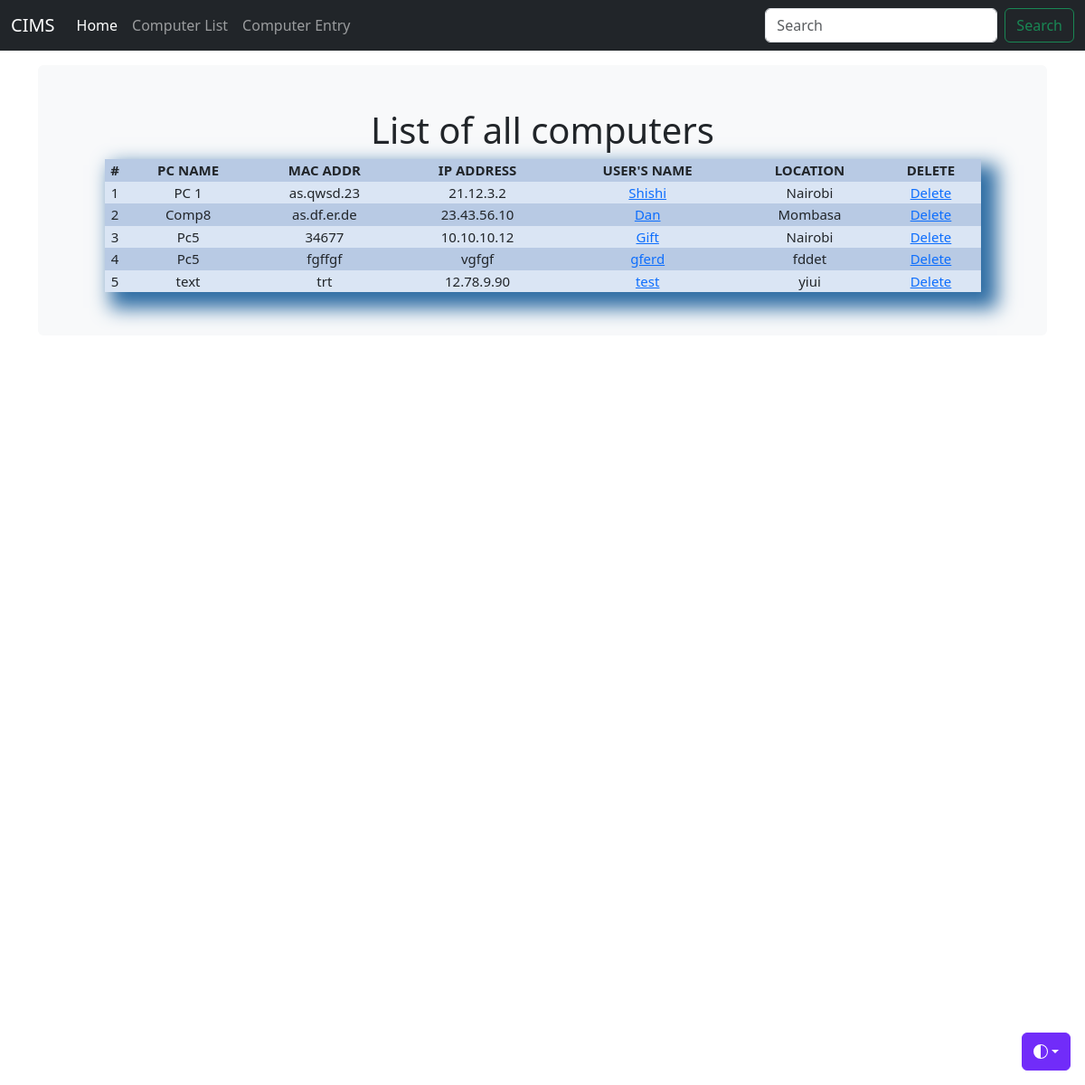
The app's page /computer_list/, older data.
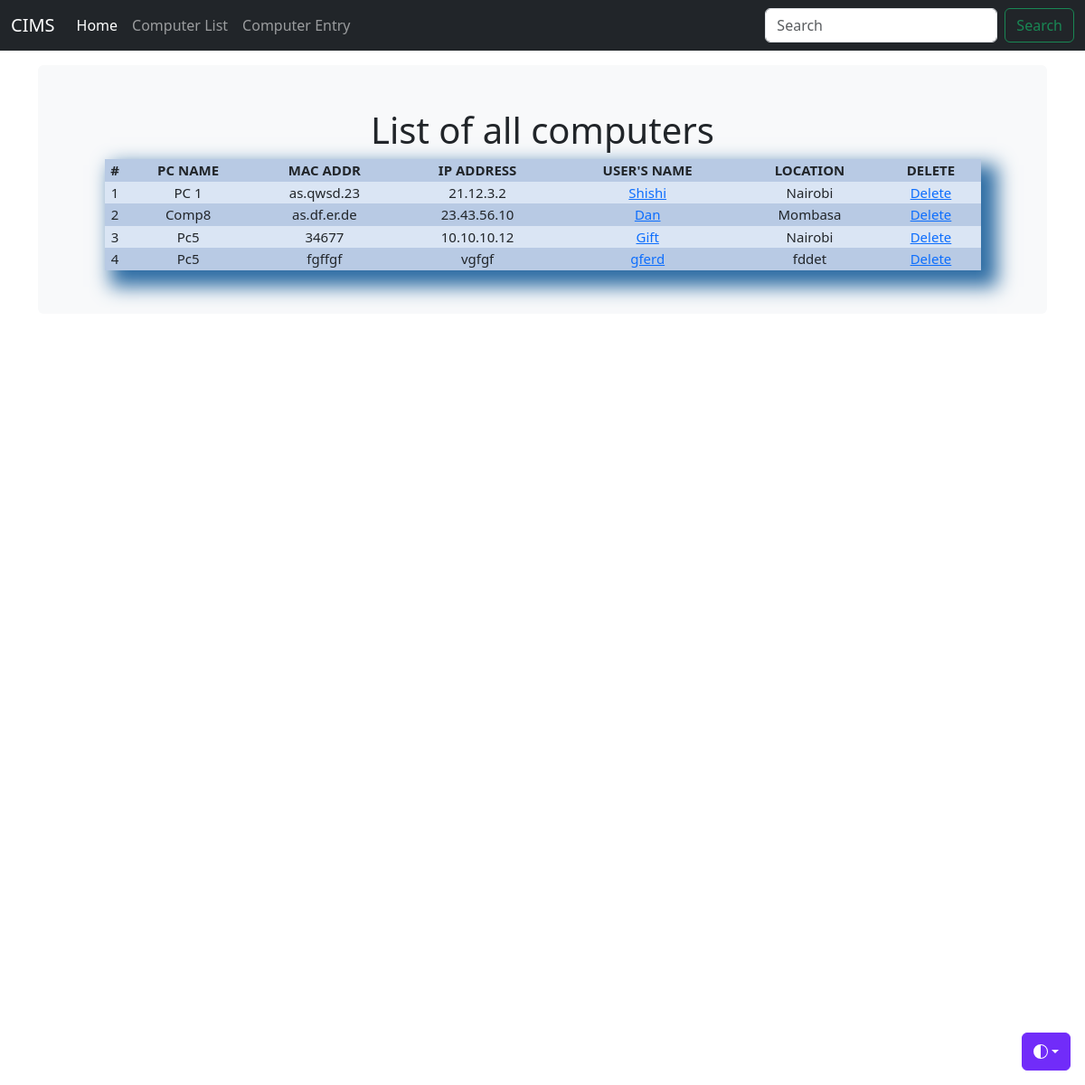
The same page, newer data.
### inventoryapp/models.py (models this page shows)
class Computer(models.Model):
    computer_name = models.CharField(max_length=30)
    IP_address = models.CharField(max_length=30)
    MAC_address = models.CharField(max_length=30)
    users_name = models.CharField(max_length=30)
    location = models.CharField(max_length=30)
    purchase_date=models.DateField("Purchase Date(mm/dd/2023)",auto_now_add=False, auto_now=False, blank=True, null=True)
    timestamp=models.DateField(auto_now_add=True, auto_now=False, blank=True)

### inventoryapp/views.py (the view)
# urls.py: path('computer_list/', computer_list, name='computer_list'),
def computer_list(request):
    title = 'List of all computers'
    queryset = Computer.objects.all()
    context = {
        "title": title,
        "queryset": queryset,
    }
    return render(request, "computer_list.html", context)

### inventoryapp/templates/computer_list.html (shortened to what this page needs)
{% load static %}
<!DOCTYPE html>
<html lang="en" data-bs-theme="auto">
  <head>
    <link
      rel="stylesheet"
      href="https://cdn.jsdelivr.net/npm/@docsearch/css@3"
    />
    <link
      href="{% static 'css/bootstrap.min.css' %}"
      rel="stylesheet"
    />
    <link href="{% static 'css/stylesheet.css' %}" rel="stylesheet" />
    <link href="{% static 'css/navbar-fixed.css' %}" rel="stylesheet" />
  </head>
  <body>
    <div
      class="dropdown position-fixed bottom-0 end-0 mb-3 me-3 bd-mode-toggle"
    >
      <button
        class="btn btn-bd-primary py-2 dropdown-toggle d-flex align-items-center"
        id="bd-theme"
        type="button"
        aria-expanded="false"
        data-bs-toggle="dropdown"
        aria-label="Toggle theme (auto)"
      >
        <svg class="bi my-1 theme-icon-active" width="1em" height="1em">
          <use href="#circle-half"></use>
        </svg>
      </button>
    </div>
    {% include 'navbar.html' %}
    <main class="container">
      <div class="bg-body-tertiary p-5 rounded">
        <h1 class="title">{{title}}</h1>
        <table>
          <tr>
            <th>#</th>
            <th>PC NAME</th>
            <th>MAC ADDR</th>
            <th>IP ADDRESS</th>
            <th>USER'S NAME</th>
            <th>LOCATION</th>
            <th>DELETE</th>
          </tr>
          {% for instance in queryset %}
          <tr>
            <td>{{forloop.counter}}</td>
            <td>{{instance.computer_name}}</td>
            <td>{{instance.MAC_address}}</td>
            <td>{{instance.IP_address}}</td>
            <td><a href="{% url 'computer_edit' id=instance.id %}"> {{instance.users_name}}</td>
            <td>{{instance.location}}</td>
            <td><a href="{% url 'computer_delete' id=instance.id %}">Delete</a></td>
          </tr>
          {% endfor %}
        </table>
      </div>
    </main>
  </body>
</html>

### inventoryapp/templates/navbar.html (shortened to what this page needs)
<nav class="navbar navbar-expand-md navbar-dark fixed-top bg-dark">
  <div class="container-fluid">
    <a class="navbar-brand" href="/git">CIMS</a>
    <div class="collapse navbar-collapse" id="navbarCollapse">
      <ul class="navbar-nav me-auto mb-2 mb-md-0">
        <li class="nav-item">
          <a class="nav-link active" aria-current="page" href="/">Home</a>
        </li>
        <li class="nav-item">
          <a class="nav-link" href="/computer_list">Computer List</a>
        </li>
        <li class="nav-item">
          <a class="nav-link" href="/computer_entry">Computer Entry</a>
        </li>
      </ul>
      <form class="d-flex" role="search">
        <input
          class="form-control me-2"
          type="search"
          placeholder="Search"
          aria-label="Search"
        />
        <button class="btn btn-outline-success" type="submit">Search</button>
      </form>
    </div>
  </div>
</nav>

### inventoryapp/static/css/stylesheet.css (style rules this page uses)
.title { text-align: center; }
table { width: 95%; margin: auto; text-align: center; box-shadow: 12px 12px 20px 6px #2e6da4; font-size: 15px; }
table tr:nth-child(odd) { background: #b8cae4; }
table tr:nth-child(even) { background: #dae5f4; }

### inventoryapp/static/css/navbar-fixed.css (style rules this page uses)
body { min-height: 75rem; padding-top: 4.5rem; }

### inventoryapp/templates/computer_list.html (style rules this page uses)
.bi { vertical-align: -0.125em; fill: currentColor; }
.btn-bd-primary { --bd-violet-bg: #712cf9; --bd-violet-rgb: 112.520718, 44.062154, 249.437846; --bs-btn-font-weight: 600; --bs-btn-color: var(--bs-white); --bs-btn-bg: var(--bd-violet-bg); --bs-btn-border-color: var(--bd-violet-bg); --bs-btn-hover-color: var(--bs-white); --bs-btn-hover-bg: #6528e0; --bs-btn-hover-border-color: #6528e0; --bs-btn-focus-shadow-rgb: var(--bd-violet-rgb); --bs-btn-active-color: var(--bs-btn-hover-color); --bs-btn-active-bg: #5a23c8; --bs-btn-active-border-color: #5a23c8; }
.bd-mode-toggle { z-index: 1500; }

Row changes from the older to the newer data that the page shows:
removed Computer: computer_name "text", MAC_address "trt", IP_address "12.78.9.90", users_name "test", location "yiui"
